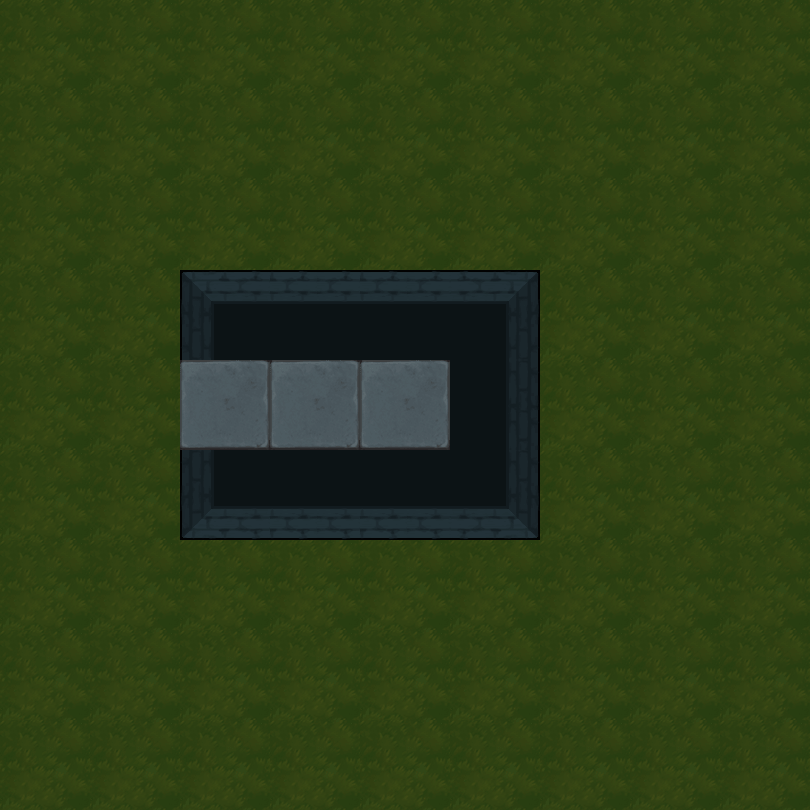

A 2D game scene composited from a Tiled map and its tileset images. What follows is a short description and the map's XML, with each tile layer's data collapsed to a summary:
An orthogonal 9x9 tile map with 90x90 px tiles, 2 tile layers (地形, 障碍) and 13 objects (10x spring, bed, map, door).

<map version="1.5" tiledversion="1.7.2" orientation="orthogonal" renderorder="right-down" width="9" height="9" tilewidth="90" tileheight="90" infinite="0" nextlayerid="4" nextobjectid="21">
 <tileset firstgid="1" name="1" tilewidth="90" tileheight="90" tilecount="100" columns="10">
  <image source="3.png" trans="ff00ff" width="900" height="900" />
 </tileset>
 <layer id="1" name="地形" width="9" height="9">
  <data>[81 cells, 81 non-empty, 2 distinct tile ids]</data>
 </layer>
 <layer id="2" name="障碍" width="9" height="9">
  <data>[81 cells, 9 non-empty, 7 distinct tile ids]</data>
 </layer>
 <objectgroup id="3" name="对象">
  <object id="3" name="bed" x="360" y="360" width="90" height="90" />
  <object id="4" name="map" x="270" y="360" width="90" height="90">
   <properties>
    <property name="weapon" type="int" value="1" />
   </properties>
  </object>
  <object id="5" name="door" x="180" y="360" width="90" height="90">
   <properties>
    <property name="LorR" type="int" value="1" />
    <property name="motion" type="int" value="3" />
    <property name="rotate" type="int" value="90" />
   </properties>
  </object>
  <object id="6" name="spring" x="540" y="360" width="90" height="90">
   <properties>
    <property name="direction" value="3" />
   </properties>
  </object>
  <object id="7" name="spring" x="540" y="540" width="90" height="90">
   <properties>
    <property name="direction" value="4" />
   </properties>
  </object>
  <object id="8" name="spring" x="360" y="540" width="90" height="90">
   <properties>
    <property name="direction" value="4" />
   </properties>
  </object>
  <object id="9" name="spring" x="180" y="540" width="90" height="90">
   <properties>
    <property name="direction" value="4" />
   </properties>
  </object>
  <object id="10" name="spring" x="0" y="360" width="90" height="90">
   <properties>
    <property name="direction" value="1" />
   </properties>
  </object>
  <object id="12" name="spring" x="540" y="180" width="90" height="90">
   <properties>
    <property name="direction" value="3" />
   </properties>
  </object>
  <object id="14" name="spring" x="360" y="180" width="90" height="90">
   <properties>
    <property name="direction" value="2" />
   </properties>
  </object>
  <object id="15" name="spring" x="180" y="180" width="90" height="90">
   <properties>
    <property name="direction" value="2" />
   </properties>
  </object>
  <object id="19" name="spring" x="0" y="180" width="90" height="90">
   <properties>
    <property name="direction" value="2" />
   </properties>
  </object>
  <object id="20" name="spring" x="0" y="540" width="90" height="90">
   <properties>
    <property name="direction" value="1" />
   </properties>
  </object>
 </objectgroup>
</map>
